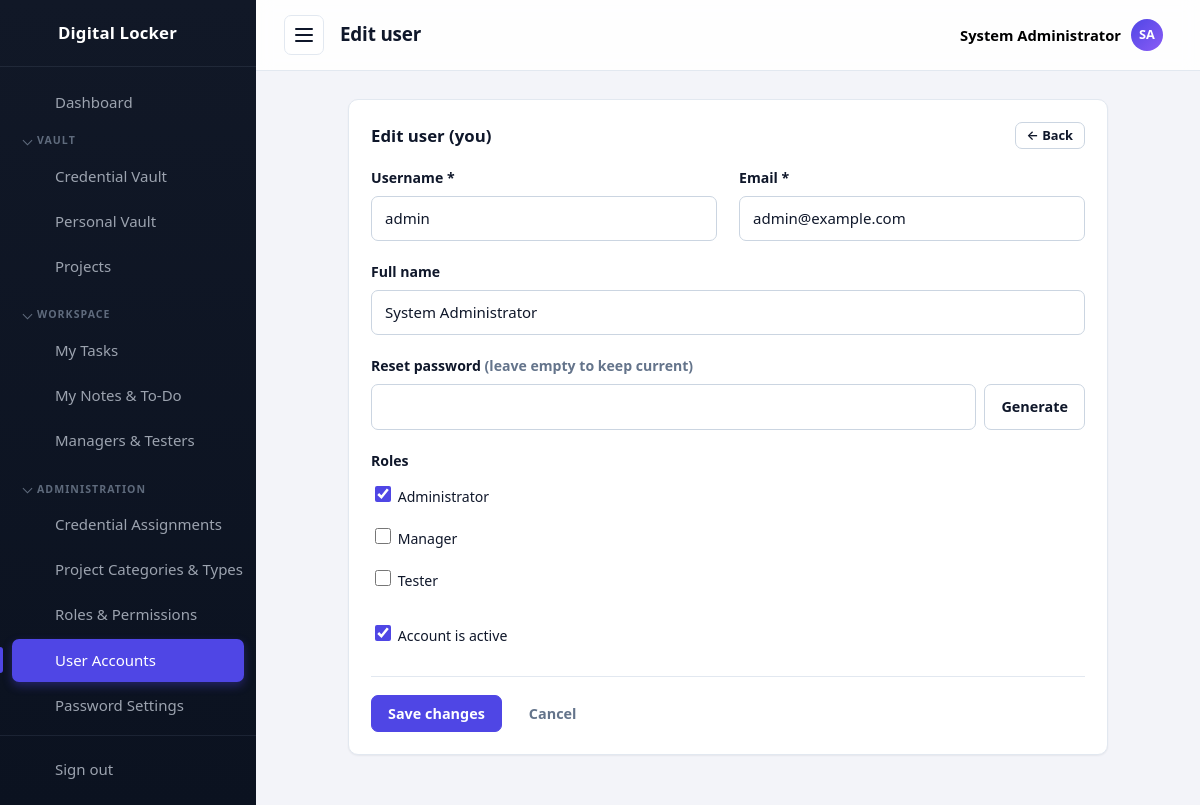
Page /users/edit.php?id=1 (signed in) on the committed database.
### tables this page shows
CREATE TABLE settings (
  id          INT UNSIGNED AUTO_INCREMENT PRIMARY KEY,
  setting_key VARCHAR(60) NOT NULL UNIQUE,
  setting_value TEXT NULL
);

CREATE TABLE users (
  id            INT UNSIGNED AUTO_INCREMENT PRIMARY KEY,
  username      VARCHAR(50)  NOT NULL UNIQUE,
  email         VARCHAR(120) NOT NULL UNIQUE,
  full_name     VARCHAR(120) NOT NULL DEFAULT '',
  password_hash VARCHAR(255) NOT NULL,
  is_active     TINYINT(1)   NOT NULL DEFAULT 1,
  last_login    DATETIME     NULL,
  created_at    TIMESTAMP DEFAULT CURRENT_TIMESTAMP
);

CREATE TABLE roles (
  id            INT UNSIGNED AUTO_INCREMENT PRIMARY KEY,
  name          VARCHAR(80)  NOT NULL UNIQUE,
  description   VARCHAR(255) NOT NULL DEFAULT '',
  created_at    TIMESTAMP DEFAULT CURRENT_TIMESTAMP
);

### includes/functions.php (called while the page is built, shortened)
<?php
function assetUrl(string $relativePath): string
{
    $relativePath = '/' . ltrim($relativePath, '/');
    $diskPath = __DIR__ . '/..' . $relativePath;
    $version = is_file($diskPath) ? filemtime($diskPath) : time();
    return BASE_URL . $relativePath . '?v=' . $version;
}
function e(?string $value): string
{
    return htmlspecialchars((string) $value, ENT_QUOTES, 'UTF-8');
}
function setting(string $key, ?string $default = null): ?string
{
    global $db;
    static $cache = null;
    if ($cache === null) {
        $cache = [];
        try {
            $rows = $db->query('SELECT setting_key, setting_value FROM settings')->fetchAll();
            foreach ($rows as $row) {
                $cache[$row['setting_key']] = $row['setting_value'];
            }
        } catch (Throwable $e) {
            return $default;
        }
    }
    return $cache[$key] ?? $default;
}
function appName(): string
{
    return setting('app_name') ?: 'Digital Locker';
}
function pageTitle(string $title): string
{
    return $title . ' | ' . appName();
}
function initials(string $name): string
{
    $parts = preg_split('/\s+/', trim($name));
    $letters = array_map(static fn ($p) => mb_strtoupper(mb_substr($p, 0, 1)), array_filter($parts));
    return implode('', array_slice($letters, 0, 2)) ?: '?';
}

### includes/auth.php (called while the page is built, shortened)
<?php
function currentUser(): ?array
{
    return $_SESSION['user'] ?? null;
}
function isLoggedIn(): bool
{
    return !empty($_SESSION['user']['id']);
}
function userPermissions(): array
{
    static $permissions = null;
    if ($permissions !== null) {
        return $permissions;
    }
    global $db;
    $permissions = [];
    $stmt = $db->prepare(
        'SELECT DISTINCT rp.permission
           FROM role_permissions rp
           JOIN user_roles ur ON ur.role_id = rp.role_id
          WHERE ur.user_id = :uid'
    );
    $stmt->execute(['uid' => $_SESSION['user']['id']]);
    foreach ($stmt->fetchAll() as $row) {
        $permissions[] = $row['permission'];
    }
    return $permissions;
}
function hasPermission(string $permission): bool
{
    return in_array($permission, userPermissions(), true);
}
function requirePermission(string $permission): void
{
    if (!hasPermission($permission)) {
        require __DIR__ . '/../403.php';
        exit;
    }
}
function userRoleNames(): array
{
    static $roles = null;
    if ($roles !== null) {
        return $roles;
    }
    global $db;
    $stmt = $db->prepare(
        'SELECT r.name, r.id
           FROM roles r
           JOIN user_roles ur ON ur.role_id = r.id
          WHERE ur.user_id = :uid'
    );
    $stmt->execute(['uid' => $_SESSION['user']['id']]);
    $roles = $stmt->fetchAll();
    return $roles;
}
function isAdministrator(): bool
{
    foreach (userRoleNames() as $role) {
        if ($role['name'] === 'Administrator') {
            return true;
        }
    }
    return false;
}

### users/edit.php (the view, shortened to what this page needs)
<?php
require_once __DIR__ . '/../includes/init.php';
requirePermission('users.manage');
$id = isset($_GET['id']) ? (int) $_GET['id'] : 0;
$isSelf = $id === (int) currentUser()['id'];
$stmt = $db->prepare('SELECT * FROM users WHERE id = :id');
$stmt->execute(['id' => $id]);
$item = $stmt->fetch();
$pageTitle = 'Edit user';
$activePage = 'users';
$roles = $db->query('SELECT id, name FROM roles ORDER BY name')->fetchAll();
$stmt = $db->prepare('SELECT role_id FROM user_roles WHERE user_id = :uid');
$stmt->execute(['uid' => $id]);
$selectedRoles = array_map('intval', array_column($stmt->fetchAll(), 'role_id'));
$old = [
    'username'  => $item['username'],
    'email'     => $item['email'],
    'full_name' => $item['full_name'],
    'password'  => '',
    'is_active' => (int) $item['is_active'],
];
require __DIR__ . '/../includes/header.php';
?>
<div class="card card--narrow">
    <div class="card__header">
        <h2 class="card__title">Edit user<?= $isSelf ? ' (you)' : '' ?></h2>
        <a class="btn btn--small" href="index.php">&larr; Back</a>
    </div>
    <form method="post" action="edit.php?id=<?= (int) $id ?>" novalidate>
        <div class="grid grid--two">
            <div class="form-group">
                <label for="username">Username *</label>
                <input type="text" id="username" name="username" value="<?= e($old['username']) ?>" required>
            </div>
            <div class="form-group">
                <label for="email">Email *</label>
                <input type="email" id="email" name="email" value="<?= e($old['email']) ?>" required>
            </div>
        </div>
        <div class="form-group">
            <label for="full_name">Full name</label>
            <input type="text" id="full_name" name="full_name" value="<?= e($old['full_name']) ?>">
        </div>
        <div class="form-group">
            <label for="password">Reset password <span class="muted">(leave empty to keep current)</span></label>
            <div class="input-row">
                <input type="text" id="password" name="password" value="<?= e($old['password']) ?>">
                <button type="button" class="btn" id="generate-btn">Generate</button>
            </div>
        </div>
        <div class="form-group">
            <label>Roles</label>
            <?php foreach ($roles as $role): ?>
                <label class="checkbox">
                    <input type="checkbox" name="roles[]" value="<?= (int) $role['id'] ?>"
                           <?= in_array((int) $role['id'], $selectedRoles, true) ? 'checked' : '' ?>>
                    <span><?= e($role['name']) ?></span>
                </label>
            <?php endforeach; ?>
        </div>
        <div class="form-group">
            <label class="checkbox">
                <input type="checkbox" name="is_active" value="1" <?= $old['is_active'] === 1 ? 'checked' : '' ?>>
                <span>Account is active</span>
            </label>
        </div>
        <div class="form-actions">
            <button type="submit" class="btn btn--primary">Save changes</button>
            <a class="btn btn--ghost" href="index.php">Cancel</a>
        </div>
    </form>
</div>
<?php require __DIR__ . '/../includes/footer.php'; ?>

### includes/header.php (shortened to what this page needs)
<?php
require_once __DIR__ . '/init.php';
$currentUser = currentUser();
$userRoles   = isLoggedIn() ? userRoleNames() : [];
function isActive(string $name, string $current): string
{
    return $name === $current ? ' active' : '';
}
function sidebarGroups(): array
{
    return [
        'vault' => ['label' => 'Vault', 'items' => [
            ['key' => 'passwords', 'href' => '/passwords/index.php', 'icon' => 'passwords', 'label' => 'Credential Vault', 'show' => hasPermission('passwords.view')],
            ['key' => 'personal', 'href' => '/personal/index.php', 'icon' => 'personal', 'label' => 'Personal Vault', 'show' => true],
            ['key' => 'projects', 'href' => '/projects/index.php', 'icon' => 'projects', 'label' => hasPermission('projects.manage') ? 'Projects' : 'My Projects', 'show' => hasPermission('projects.manage') || hasAnyProjectMembership()],
        ]],
        'workspace' => ['label' => 'Workspace', 'items' => [
            ['key' => 'tasks', 'href' => '/tasks/index.php', 'icon' => 'tasks', 'label' => 'My Tasks', 'show' => hasPermission('tasks.view')],
            ['key' => 'notes', 'href' => '/notes/index.php', 'icon' => 'notes', 'label' => 'My Notes & To-Do', 'show' => true],
            ['key' => 'team', 'href' => '/team/index.php', 'icon' => 'team', 'label' => isAdministrator() ? 'Managers & Testers' : (hasPermission('tasks.manage') ? 'My Team' : 'Mentors'), 'show' => true],
        ]],
        'administration' => ['label' => 'Administration', 'items' => [
            ['key' => 'assignments', 'href' => '/passwords/assignments.php', 'icon' => 'assignments', 'label' => 'Credential Assignments', 'show' => hasPermission('passwords.manage')],
            ['key' => 'categories', 'href' => '/categories/index.php', 'icon' => 'categories', 'label' => 'Project Categories & Types', 'show' => true],
            ['key' => 'roles', 'href' => '/roles/index.php', 'icon' => 'roles', 'label' => 'Roles &amp; Permissions', 'show' => hasPermission('roles.manage')],
            ['key' => 'users', 'href' => '/users/index.php', 'icon' => 'users', 'label' => 'User Accounts', 'show' => hasPermission('users.manage')],
            ['key' => 'settings', 'href' => '/settings/index.php', 'icon' => 'settings', 'label' => 'Password Settings', 'show' => hasPermission('settings.manage')],
            ['key' => 'reset', 'href' => '/settings/reset.php', 'icon' => 'reset', 'label' => 'Factory Reset', 'show' => isAdministrator()],
        ]],
    ];
}
function navIcon(string $name): string
{
    $icons = [
        'dashboard' => '<path d="M3 3h8v8H3zM13 3h8v5h-8zM13 12h8v9h-8zM3 15h8v6H3z"/>',
        'passwords' => '<circle cx="8" cy="15" r="4"/><path d="M10.8 12.2L21 2M18 5l3 3M15.5 7.5l2 2"/>',
        'personal'  => '<circle cx="12" cy="8" r="4"/><path d="M4 21c0-4.4 3.6-7 8-7s8 2.6 8 7"/>',
        'export'    => '<path d="M12 3v12M8 11l4 4 4-4M4 17v3h16v-3"/>',
        'projects'  => '<path d="M3 7a2 2 0 0 1 2-2h4l2 2h8a2 2 0 0 1 2 2v9a2 2 0 0 1-2 2H5a2 2 0 0 1-2-2z"/>',
        'tasks'     => '<path d="M9 5H7a2 2 0 0 0-2 2v12a2 2 0 0 0 2 2h10a2 2 0 0 0 2-2V7a2 2 0 0 0-2-2h-2"/><rect x="9" y="3" width="6" height="4" rx="1"/><path d="M9 12l2 2 4-4"/>',
        'notes'     => '<path d="M6 3h9l5 5v13a1 1 0 0 1-1 1H6a1 1 0 0 1-1-1V4a1 1 0 0 1 1-1z"/><path d="M15 3v5h5M8 13h8M8 17h5"/>',
        'team'      => '<circle cx="9" cy="8" r="3.5"/><path d="M2.5 20c0-3.5 3-5.5 6.5-5.5s6.5 2 6.5 5.5M16 4.5a3.5 3.5 0 0 1 0 7M17.5 14.5c2.5.6 4 2.3 4 5.5"/>',
        'categories' => '<path d="M4 4h7v7H4zM13 4h7v7h-7zM4 13h7v7H4zM13 13h7v7h-7z"/>',
        'assignments' => '<circle cx="9" cy="7" r="4"/><path d="M2.5 21c0-4 3-6.5 6.5-6.5s6.5 2.5 6.5 6.5"/><path d="M17 8l2 2 4-4"/>',
        'roles'     => '<path d="M12 3l8 3v6c0 4.5-3.2 7.6-8 9-4.8-1.4-8-4.5-8-9V6z"/><path d="M9 12l2 2 4-4"/>',
        'users'     => '<circle cx="9" cy="8" r="3.5"/><path d="M2.5 20c0-3.5 3-5.5 6.5-5.5s6.5 2 6.5 5.5M16 4.5a3.5 3.5 0 0 1 0 7M17.5 14.5c2.5.6 4 2.3 4 5.5"/>',
        'settings'  => '<path d="M4 7h10M18 7h2M4 17h2M10 17h10"/><circle cx="16" cy="7" r="2.5"/><circle cx="8" cy="17" r="2.5"/>',
        'reset'     => '<path d="M3 12a9 9 0 1 1 3 6.7"/><path d="M3 21v-5h5"/>',
        'logout'    => '<path d="M14 4H5v16h9M10 12h11M18 8l4 4-4 4"/>',
        'lock'      => '<rect x="5" y="11" width="14" height="10" rx="2"/><path d="M8 11V8a4 4 0 0 1 8 0v3M12 15v3"/>',
    ];
    return '<svg class="icon" width="24" height="24" viewBox="0 0 24 24" fill="none" stroke="currentColor" stroke-width="2" stroke-linecap="round" stroke-linejoin="round" aria-hidden="true">' . ($icons[$name] ?? '') . '</svg>';
}
?>
<!DOCTYPE html>
<html lang="en">
<head>
    <title><?= e(pageTitle($pageTitle)) ?></title>
    <link rel="stylesheet" href="<?= e(assetUrl('/assets/css/style.css')) ?>">
</head>
<body data-autolock="<?= (int) setting('auto_lock_minutes', '0') ?>" data-confirm-reveal="<?= (int) setting('require_confirm_reveal', '0') ?>" data-lock-url="<?= e(BASE_URL . '/lock.php') ?>">
<div class="layout">
    <aside class="sidebar" id="sidebar">
        <a class="sidebar__brand" href="<?= BASE_URL ?>/dashboard.php" aria-label="<?= e(appName()) ?>">
            <?= navIcon('lock') ?>
            <span class="sidebar__brand-text"><?= e(appName()) ?></span>
        </a>
        <nav class="sidebar__nav" aria-label="Main navigation">
            <a class="sidebar__link<?= isActive('dashboard', $activePage) ?>" href="<?= BASE_URL ?>/dashboard.php">
                <?= navIcon('dashboard') ?>
                <span class="sidebar__link-text">Dashboard</span>
            </a>
            <?php foreach (sidebarGroups() as $navGroup):
                $navItems = array_filter($navGroup['items'], static fn ($it) => $it['show']);
            ?>
                <details class="sidebar__group" open>
                    <summary class="sidebar__group-label"><?= e($navGroup['label']) ?></summary>
                    <?php foreach ($navItems as $navItem): ?>
                        <a class="sidebar__link<?= isActive($navItem['key'], $activePage) ?>" href="<?= BASE_URL . $navItem['href'] ?>">
                            <?= navIcon($navItem['icon']) ?>
                            <span class="sidebar__link-text"><?= $navItem['label'] ?></span>
                        </a>
                    <?php endforeach; ?>
                </details>
            <?php endforeach; ?>
        </nav>
        <div class="sidebar__footer">
            <a class="sidebar__link" href="<?= BASE_URL ?>/logout.php">
                <?= navIcon('logout') ?>
                <span class="sidebar__link-text">Sign out</span>
            </a>
        </div>
    </aside>
    <div class="main">
        <header class="topbar">
            <button class="topbar__toggle" id="sidebar-toggle" aria-label="Toggle navigation" aria-expanded="true">
                <span></span><span></span><span></span>
            </button>
            <h1 class="topbar__title"><?= e($pageTitle) ?></h1>
            <div class="topbar__user" id="user-menu">
                <button type="button" class="topbar__user-btn" id="user-menu-toggle" aria-haspopup="true" aria-expanded="false">
                    <span class="topbar__user-name"><?= e($currentUser['full_name'] ?: $currentUser['username']) ?></span>
                    <span class="topbar__avatar"><?= e(initials($currentUser['full_name'] ?: $currentUser['username'])) ?></span>
                </button>
            </div>
        </header>
        <main class="content">

### rows in the picture
settings: setting_value "Digital Locker"
users: full_name "System Administrator", full_name "SA", username "admin", email "admin@example.com", is_active "☑"
roles: id "☑", name "Administrator"
roles: name "Manager"
roles: name "Tester"

### other values in the picture
$navGroup['label'] "VAULT"
$navItem['label'] "Credential Vault"
$navItem['label'] "Personal Vault"
$navItem['label'] "Projects"
$navGroup['label'] "WORKSPACE"
$navItem['label'] "My Tasks"
$navItem['label'] "My Notes & To-Do"
$navItem['label'] "Managers & Testers"
$navGroup['label'] "ADMINISTRATION"
$navItem['label'] "Credential Assignments"
$navItem['label'] "Project Categories & Types"
$navItem['label'] "Roles & Permissions"
$navItem['label'] "User Accounts"
$navItem['label'] "Password Settings"
$pageTitle "Edit user"
